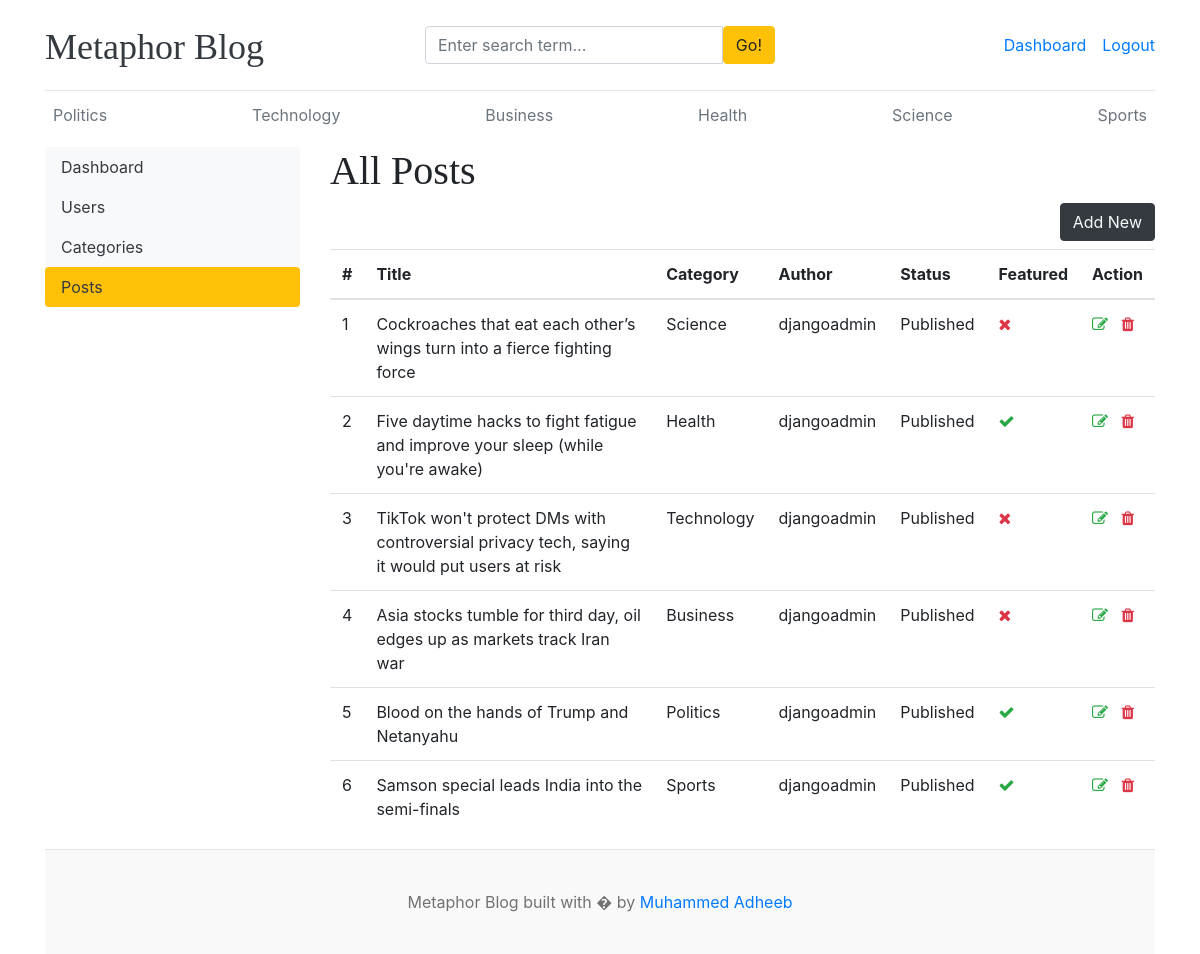
Before: /dashboard/posts/ (signed in) with the older database file.
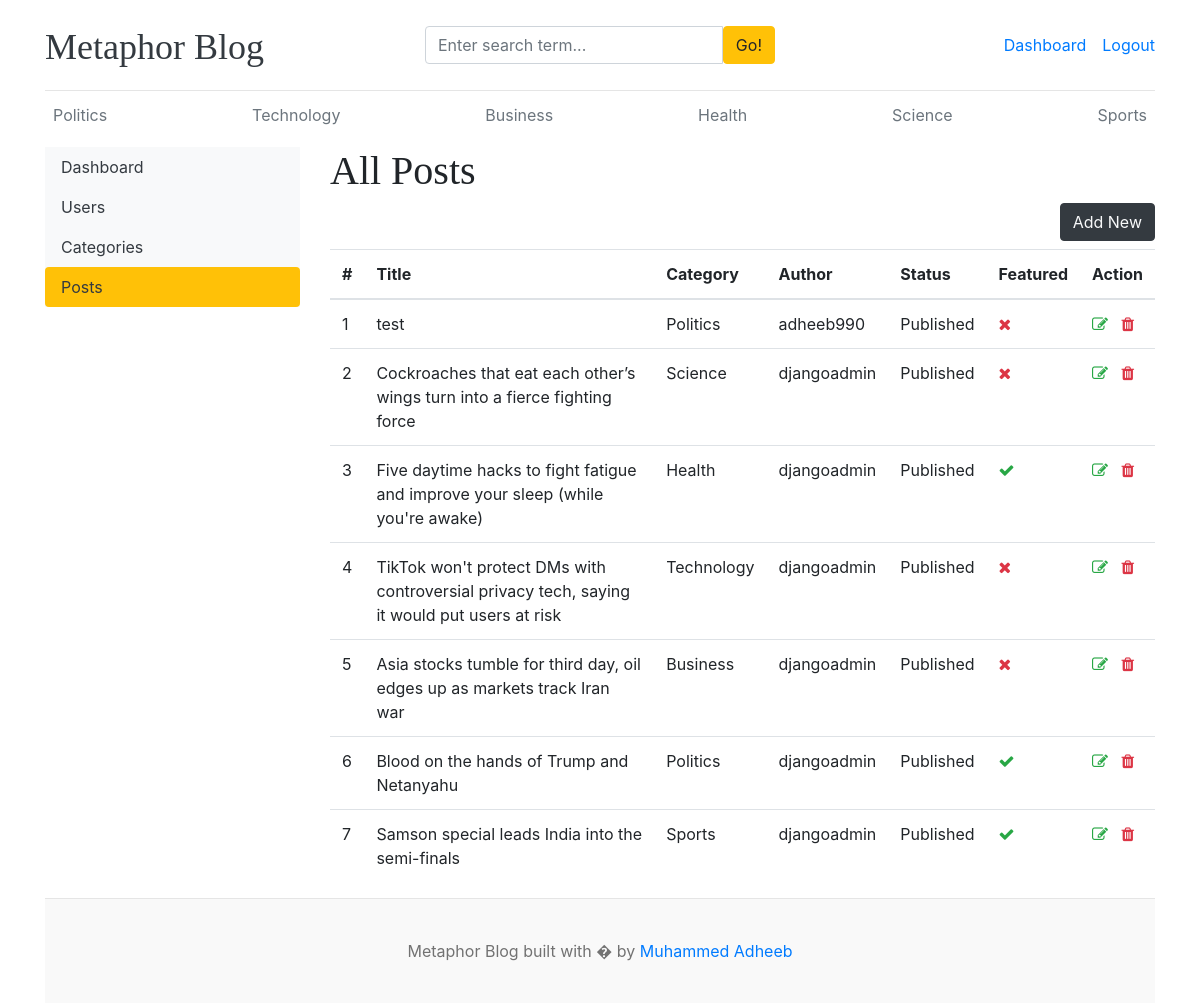
After: the same page with the newer database file.
### blogs/models.py (models this page shows, shortened)
class Category(models.Model):
    category_name = models.CharField(max_length=50, unique=True)
    created_at = models.DateTimeField(auto_now_add=True)
    updated_at = models.DateTimeField(auto_now=True)
    class Meta:
        verbose_name_plural = 'categories'
    def __str__(self):
        return self.category_name

class Blog(models.Model):
    title = models.CharField(max_length=100)
    slug = models.SlugField(max_length=150, unique=True, blank=True)
    category = models.ForeignKey(Category, on_delete=models.CASCADE)
    author = models.ForeignKey(User, on_delete=models.CASCADE)
    featured_image = models.ImageField(upload_to='uploads/%Y/%m/%d')
    short_description = models.TextField(max_length=500)
    blog_body = models.TextField(max_length=2000)
    status = models.CharField(max_length=20,choices=STATUS_CHOICES, default="Draft")
    is_featured = models.BooleanField(default=False)
    created_at = models.DateTimeField(auto_now_add=True)
    updated_at = models.DateTimeField(auto_now=True)

### dashboards/views.py (the view)
# urls.py: path('posts/', views.posts, name='posts'),
def posts(request):
    if request.user.is_superuser:
        posts = Blog.objects.all().order_by('-created_at')
    else:
        posts = Blog.objects.filter(author=request.user).order_by('-created_at')
    context = {
        'posts': posts
    }
    return render(request, 'dashboard/posts.html', context)

### blogs/context_processors.py (called while the page is built)
def get_categories(request):
    categories = Category.objects.all()
    return dict(categories=categories)

def get_social_links(request):
    social_links = SocialLink.objects.all()
    return dict(social_links=social_links)

### templates/dashboard/posts.html (shortened to what this page needs)
{% extends "base.html" %} {% block content %}
<div class="row">
  {% include 'dashboard/sidebar.html'%}
  <div class="col-md-9">
    <h1>All Posts</h1>
    <a
      href="{% url 'add_post' %}"
      class="btn btn-dark text-light float-right mb-2"
      >Add New</a
    >
    <table class="table table-hover">
      <thead>
        <tr>
          <th>#</th>
          <th>Title</th>
          <th>Category</th>
          <th>Author</th>
          <th>Status</th>
          <th>Featured</th>
          <th>Action</th>
        </tr>
      </thead>
      <tbody>
        {% for post in posts %}
        <tr>
          <td>{{ forloop.counter }}</td>
          <td>{{ post.title }}</td>
          <td>{{ post.category }}</td>
          <td>{{ post.author }}</td>
          <td>{{ post.status }}</td>
          <td>
            {% if post.is_featured %}<i class="fa fa-check text-success"></i>
            {% else %}<i class="fa fa-times text-danger"></i> {% endif %}
          </td>
          <td>
            {% if user == post.author or user.is_superuser %}
            <a href="{% url 'edit_post' post.id %}">
              <i class="fa fa-edit text-success"></i>
            </a>
            <a
              href="{% url 'delete_post' post.id %}"
              onclick="
                return confirm('Are you sure you want to delete this post?');
              "
            >
              <i class="fa fa-trash text-danger"></i>
            </a>
            {% endif %}
          </td>
        </tr>
        {% endfor %}
      </tbody>
    </table>
  </div>
</div>
{% endblock%}

### templates/base.html (shortened to what this page needs)
{% load static %}
<!DOCTYPE html>
<html lang="en">
<head>
    <link href="https://getbootstrap.com/docs/4.0/dist/css/bootstrap.min.css" rel="stylesheet">
    <link href="{% static 'css/blog.css' %}" rel="stylesheet">
    <link rel="stylesheet" href="https://cdnjs.cloudflare.com/ajax/libs/font-awesome/4.7.0/css/font-awesome.min.css">
  </head>
<body>
    <div class="container">
      <header class="blog-header py-3">
      <div class="row align-items-center">
        <div class="col-4 pt-1">
          <a class="blog-header-logo text-dark" href="/">Metaphor Blog</a>
        </div>
      <div class="col-4">
      <form action="{% url 'search' %}" method="GET">
        <div class="input-group">
          <input
            class="form-control"
            type="text"
            name="keyword"
            value="{{ keyword }}"
            placeholder="Enter search term..."
          />
          <button type="submit" class="btn btn-warning">
            Go!
          </button>
        </div>
      </form>
    </div>
    <div class="col-4 d-flex justify-content-end align-items-center">
      {% if not user.is_authenticated %}
      <a class="btn btn-sm btn-warning" href="{% url 'login' %}">Login</a>
      &nbsp;
      <a class="btn btn-sm btn-outline-secondary" href="{% url 'register' %}">Register</a>
      {% else %}
      <span><a href="{% url 'dashboard' %}">Dashboard</a></span>
      <span><a href=" {% url 'logout' %}">Logout</a></span>
      {% endif %}
    </div>
  </div>
</header>
      <div class="nav-scroller py-1 mb-2">
        <nav class="nav d-flex justify-content-between">
          {% for cat in categories %}
          <a class="p-2 text-muted" href="{% url 'posts_by_category' cat.id %}">{{ cat.category_name}}</a>
          {% endfor %}
        </nav>
      </div>
{% block content %}
{% endblock content %}
<footer class="blog-footer">
  <p>Metaphor Blog built with � by <a href="#">Muhammed Adheeb</a></p>
</footer>
</body>
</html>

Changed rows visible on the page:
added Blog: title "test", category "Politics", author "adheeb990", status "Published", is_featured False (drawn)
